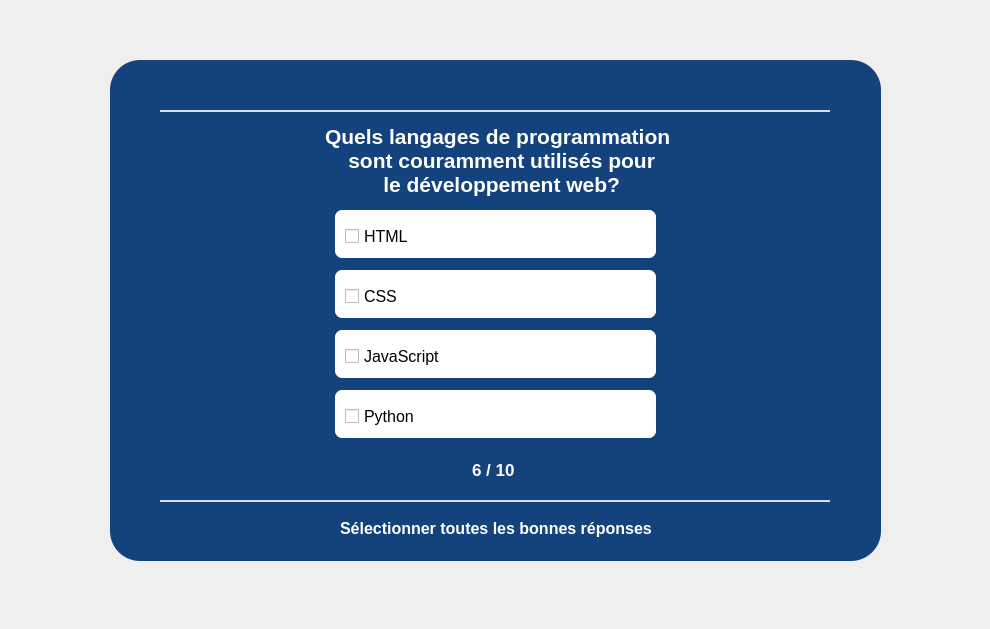
<?xml version="1.0" encoding="UTF-8"?>
<ui version="4.0">
 <class>page_6</class>
 <widget class="QDialog" name="page_6">
  <property name="geometry">
   <rect>
    <x>0</x>
    <y>0</y>
    <width>990</width>
    <height>629</height>
   </rect>
  </property>
  <property name="windowTitle">
   <string>Dialog</string>
  </property>
  <widget class="QWidget" name="widget" native="true">
   <property name="geometry">
    <rect>
     <x>10</x>
     <y>20</y>
     <width>951</width>
     <height>581</height>
    </rect>
   </property>
   <property name="cursor">
    <cursorShape>ArrowCursor</cursorShape>
   </property>
   <property name="styleSheet">
    <string notr="true">QPushButton#pushButton{
	background-color: qlineargradient(spread:pad, x1:0, y1:0, x2:1, y2:1, stop:0 rgba(0, 0, 106, 255), stop:1 rgba(41, 184, 255, 255));
	color: rgba(255, 255, 255, 210);
	border-radius: 5px;
}

QPushButton#pushButton:hover{
	background-color: qlineargradient(spread:pad, x1:0, y1:0.505682, x2:1, y2:0.477, stop:0 rgba(41, 184, 255, 255), stop:1 rgba(0, 0, 106, 255));
}

QPushButton#pushButton:pressed{
	padding-left: 5px;
	padding-top: 5px;
	background-color: qlineargradient(spread:pad, x1:0, y1:0, x2:1, y2:1, stop:0 rgba(0, 0, 106, 255), stop:1 rgba(41, 184, 255, 255));
}


</string>
   </property>
   <widget class="QLabel" name="label_5">
    <property name="geometry">
     <rect>
      <x>100</x>
      <y>40</y>
      <width>771</width>
      <height>501</height>
     </rect>
    </property>
    <property name="styleSheet">
     <string notr="true">background-color: rgb(20, 66, 124);
border-radius: 30px;</string>
    </property>
    <property name="text">
     <string/>
    </property>
   </widget>
   <widget class="QLabel" name="label">
    <property name="geometry">
     <rect>
      <x>150</x>
      <y>90</y>
      <width>670</width>
      <height>2</height>
     </rect>
    </property>
    <property name="styleSheet">
     <string notr="true">background-color: rgba(255, 255, 255, 210);
border-radius: 50px;</string>
    </property>
    <property name="text">
     <string/>
    </property>
   </widget>
   <widget class="QLabel" name="label_2">
    <property name="geometry">
     <rect>
      <x>150</x>
      <y>480</y>
      <width>670</width>
      <height>2</height>
     </rect>
    </property>
    <property name="styleSheet">
     <string notr="true">background-color: rgba(255, 255, 255, 210);
border-radius: 50px;</string>
    </property>
    <property name="text">
     <string/>
    </property>
   </widget>
   <widget class="QLabel" name="label_3">
    <property name="geometry">
     <rect>
      <x>325</x>
      <y>190</y>
      <width>321</width>
      <height>48</height>
     </rect>
    </property>
    <property name="styleSheet">
     <string notr="true">background-color: rgba(255, 255, 255, 255);
border-radius: 7px;</string>
    </property>
    <property name="text">
     <string/>
    </property>
   </widget>
   <widget class="QLabel" name="label_4">
    <property name="geometry">
     <rect>
      <x>325</x>
      <y>250</y>
      <width>321</width>
      <height>48</height>
     </rect>
    </property>
    <property name="styleSheet">
     <string notr="true">background-color: rgba(255, 255, 255, 255);
border-radius: 7px;</string>
    </property>
    <property name="text">
     <string/>
    </property>
   </widget>
   <widget class="QLabel" name="label_6">
    <property name="geometry">
     <rect>
      <x>325</x>
      <y>310</y>
      <width>321</width>
      <height>48</height>
     </rect>
    </property>
    <property name="styleSheet">
     <string notr="true">background-color: rgba(255, 255, 255, 255);
border-radius: 7px;</string>
    </property>
    <property name="text">
     <string/>
    </property>
   </widget>
   <widget class="QLabel" name="label_7">
    <property name="geometry">
     <rect>
      <x>325</x>
      <y>370</y>
      <width>321</width>
      <height>48</height>
     </rect>
    </property>
    <property name="styleSheet">
     <string notr="true">background-color: rgba(255, 255, 255, 255);
border-radius: 7px;</string>
    </property>
    <property name="text">
     <string/>
    </property>
   </widget>
   <widget class="QLabel" name="label_8">
    <property name="geometry">
     <rect>
      <x>330</x>
      <y>500</y>
      <width>311</width>
      <height>17</height>
     </rect>
    </property>
    <property name="font">
     <font>
      <pointsize>12</pointsize>
      <weight>75</weight>
      <bold>true</bold>
     </font>
    </property>
    <property name="styleSheet">
     <string notr="true">color : white;</string>
    </property>
    <property name="text">
     <string>Sélectionner toutes les bonnes réponses</string>
    </property>
   </widget>
   <widget class="QPushButton" name="GaucheTo5_pushButton">
    <property name="enabled">
     <bool>true</bool>
    </property>
    <property name="geometry">
     <rect>
      <x>420</x>
      <y>430</y>
      <width>41</width>
      <height>41</height>
     </rect>
    </property>
    <property name="cursor">
     <cursorShape>PointingHandCursor</cursorShape>
    </property>
    <property name="styleSheet">
     <string notr="true">border: none;
</string>
    </property>
    <property name="text">
     <string/>
    </property>
    <property name="icon">
     <iconset>
      <normaloff>../gauche.png</normaloff>../gauche.png</iconset>
    </property>
    <property name="iconSize">
     <size>
      <width>40</width>
      <height>40</height>
     </size>
    </property>
   </widget>
   <widget class="QPushButton" name="DroiteTo7_pushButton">
    <property name="geometry">
     <rect>
      <x>510</x>
      <y>430</y>
      <width>41</width>
      <height>41</height>
     </rect>
    </property>
    <property name="cursor">
     <cursorShape>PointingHandCursor</cursorShape>
    </property>
    <property name="styleSheet">
     <string notr="true">border: none;
</string>
    </property>
    <property name="text">
     <string/>
    </property>
    <property name="icon">
     <iconset>
      <normaloff>../droite.png</normaloff>../droite.png</iconset>
    </property>
    <property name="iconSize">
     <size>
      <width>40</width>
      <height>40</height>
     </size>
    </property>
   </widget>
   <widget class="QLabel" name="label_9">
    <property name="geometry">
     <rect>
      <x>462</x>
      <y>441</y>
      <width>51</width>
      <height>17</height>
     </rect>
    </property>
    <property name="font">
     <font>
      <pointsize>13</pointsize>
      <weight>75</weight>
      <bold>true</bold>
     </font>
    </property>
    <property name="styleSheet">
     <string notr="true">color: white;</string>
    </property>
    <property name="text">
     <string>6 / 10</string>
    </property>
   </widget>
   <widget class="QLabel" name="label_10">
    <property name="geometry">
     <rect>
      <x>315</x>
      <y>85</y>
      <width>401</width>
      <height>111</height>
     </rect>
    </property>
    <property name="font">
     <font>
      <pointsize>16</pointsize>
      <weight>75</weight>
      <bold>true</bold>
     </font>
    </property>
    <property name="styleSheet">
     <string notr="true">color: white;
</string>
    </property>
    <property name="text">
     <string>Quels langages de programmation
    sont couramment utilisés pour
          le développement web?</string>
    </property>
   </widget>
   <widget class="QCheckBox" name="Q6_R2_checkBox">
    <property name="geometry">
     <rect>
      <x>335</x>
      <y>265</y>
      <width>281</width>
      <height>23</height>
     </rect>
    </property>
    <property name="font">
     <font>
      <pointsize>12</pointsize>
     </font>
    </property>
    <property name="text">
     <string>CSS</string>
    </property>
   </widget>
   <widget class="QCheckBox" name="Q6_R3_checkBox">
    <property name="geometry">
     <rect>
      <x>335</x>
      <y>325</y>
      <width>291</width>
      <height>23</height>
     </rect>
    </property>
    <property name="font">
     <font>
      <pointsize>12</pointsize>
     </font>
    </property>
    <property name="text">
     <string>JavaScript</string>
    </property>
   </widget>
   <widget class="QCheckBox" name="Q6_R1_checkBox">
    <property name="geometry">
     <rect>
      <x>335</x>
      <y>205</y>
      <width>281</width>
      <height>23</height>
     </rect>
    </property>
    <property name="font">
     <font>
      <pointsize>12</pointsize>
     </font>
    </property>
    <property name="text">
     <string>HTML</string>
    </property>
   </widget>
   <widget class="QCheckBox" name="Q6_R4_checkBox">
    <property name="geometry">
     <rect>
      <x>335</x>
      <y>385</y>
      <width>281</width>
      <height>23</height>
     </rect>
    </property>
    <property name="font">
     <font>
      <pointsize>12</pointsize>
     </font>
    </property>
    <property name="text">
     <string>Python</string>
    </property>
   </widget>
   <zorder>label_5</zorder>
   <zorder>label_8</zorder>
   <zorder>GaucheTo5_pushButton</zorder>
   <zorder>DroiteTo7_pushButton</zorder>
   <zorder>label</zorder>
   <zorder>label_2</zorder>
   <zorder>label_9</zorder>
   <zorder>label_7</zorder>
   <zorder>label_6</zorder>
   <zorder>label_4</zorder>
   <zorder>label_3</zorder>
   <zorder>label_10</zorder>
   <zorder>Q6_R2_checkBox</zorder>
   <zorder>Q6_R3_checkBox</zorder>
   <zorder>Q6_R1_checkBox</zorder>
   <zorder>Q6_R4_checkBox</zorder>
  </widget>
 </widget>
 <resources/>
 <connections/>
</ui>
